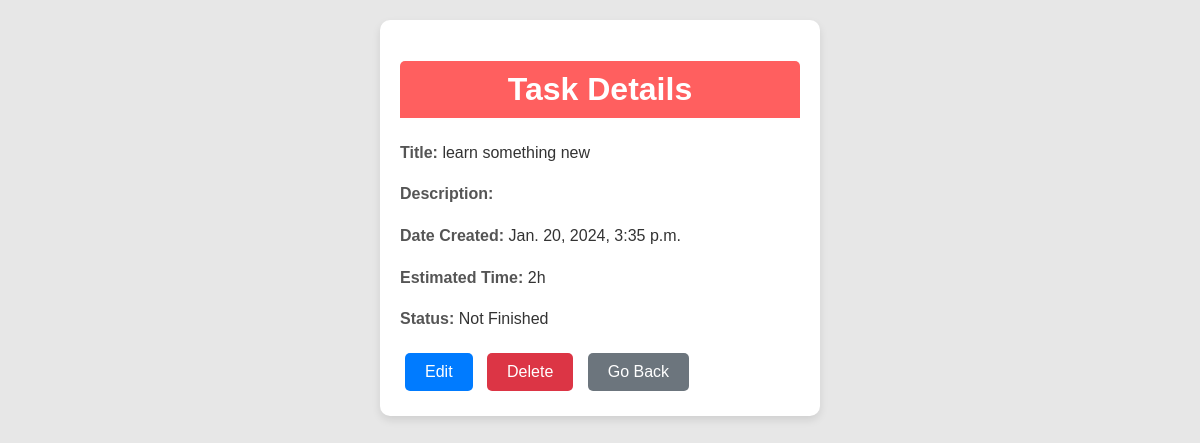
Screenshot of /task/11?taskType=daytask with the database file from the repository.
### taskapp/models.py (models this page shows, shortened)
class DayTask(models.Model):
    user = models.ForeignKey(User, on_delete=models.CASCADE, related_name='day_tasks')
    title = models.CharField(max_length=200)
    date_created = models.DateTimeField(default=timezone.now)
    description = models.TextField(blank=True, null=True)
    estimated_time = models.CharField(max_length=5, blank=True, null=True)  # New field for estimated time
    is_finished = models.BooleanField(default=False)
    room = models.ForeignKey(Room, on_delete=models.CASCADE, related_name='day_tasks')

### taskapp/views.py (the view)
# urls.py: path('task/<int:pk>', views.task, name='task'),
def task(request,pk):
    task_type= request.GET.get('taskType',-1)
    if task_type == types[0]:
        task = DayTask.objects.get(pk=pk)
    elif task_type == types[1]:
        task = WeeklyTask.objects.get(pk=pk)
    elif task_type == types[2]:
        task = MonthlyTask.objects.get(pk=pk)
    return render(request, 'taskapp/task.html', {
        'task':task,
        'task_type': task_type
    })

### taskapp/templates/taskapp/task.html (shortened to what this page needs)
{% include "base.html" %}
{% load static %}
{% block header %}
    <link rel="stylesheet"href="{% static 'taskapp/css/task.css' %}"/>
{% endblock header %}
{% block content %}
<div class="card">
    <h1 class="card-title">Task Details</h1>
    <div class="card-content">
        <p><span class="strong-text">Title:</span> {{ task.title }}</p>
        <p><span class="strong-text">Description:</span> {{ task.description }}</p>
        <p><span class="strong-text">Date Created:</span> {{ task.date_created }}</p>
        <p><span class="strong-text">Estimated Time:</span> {{ task.estimated_time }}</p>
        <p><span class="strong-text">Status:</span> {% if task.is_finished %}Finished{% else %}Not Finished{% endif %}</p>
    </div>
    <a href="{% url "edit_task" task.id task_type %}" class="button button-primary">Edit</a>
    <a href="{% url "delete_task" task.id task_type %}" class="button button-danger">Delete</a>
    <a href="{{request.META.HTTP_REFERER|default:'/'}}" class="button button-secondary">Go Back</a>
</div>
{% endblock content %}

### static/css/base.css (style rules this page uses)
body { background-color: rgb(231, 231, 231); font-family: Arial, sans-serif; }

### taskapp/static/taskapp/css/task.css (style rules this page uses)
.card { background-color: #fff; border-radius: 10px; box-shadow: 0 4px 8px rgba(0, 0, 0, 0.1); margin: 20px auto; padding: 20px; max-width: 400px; }
.card-title { background-color: #ff5f5f; color: white; padding: 10px; border-radius: 5px 5px 0 0; text-align: center; }
.card-content { font-size: 16px; line-height: 1.6; color: #333; }
.card-content .strong-text { color: #555; font-weight: bold; }
.button { display: inline-block; padding: 10px 20px; margin: 5px; border-radius: 5px; text-decoration: none; color: white; text-align: center; transition: background-color 0.3s ease; }
.button-primary { background-color: #007bff; }
.button-danger { background-color: #dc3545; }
.button-secondary { background-color: #6c757d; }

### rows the page displays
DayTask: title "learn something new", date_created "Jan. 20, 2024, 3:35 p.m.", estimated_time "2h"
